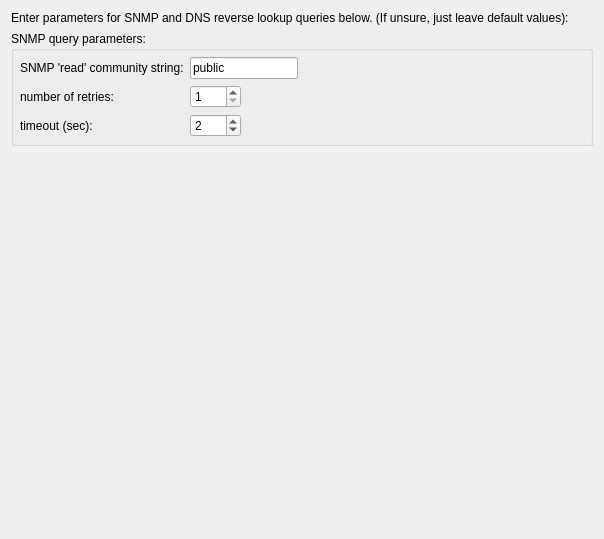
<?xml version="1.0" encoding="UTF-8"?>
<ui version="4.0">
 <class>ND_SNMPParametersPage_q</class>
 <widget class="QWizardPage" name="ND_SNMPParametersPage_q">
  <property name="geometry">
   <rect>
    <x>0</x>
    <y>0</y>
    <width>604</width>
    <height>539</height>
   </rect>
  </property>
  <property name="windowTitle">
   <string>WizardPage</string>
  </property>
  <layout class="QGridLayout" name="gridLayout">
   <item row="0" column="0">
    <widget class="QLabel" name="textLabel11">
     <property name="text">
      <string>Enter parameters for SNMP and DNS reverse lookup queries below. (If unsure, just leave default values):</string>
     </property>
     <property name="alignment">
      <set>Qt::AlignmentFlag::AlignVCenter</set>
     </property>
     <property name="wordWrap">
      <bool>true</bool>
     </property>
    </widget>
   </item>
   <item row="1" column="0">
    <widget class="QGroupBox" name="buttonGroup5">
     <property name="title">
      <string>SNMP query parameters:</string>
     </property>
     <layout class="QGridLayout">
      <property name="margin" stdset="0">
       <number>6</number>
      </property>
      <item row="0" column="0">
       <widget class="QLabel" name="textLabel12">
        <property name="text">
         <string>SNMP 'read' community string:</string>
        </property>
        <property name="wordWrap">
         <bool>false</bool>
        </property>
       </widget>
      </item>
      <item row="1" column="0">
       <widget class="QLabel" name="textLabel13">
        <property name="text">
         <string>number of retries:</string>
        </property>
        <property name="wordWrap">
         <bool>false</bool>
        </property>
       </widget>
      </item>
      <item row="2" column="0">
       <widget class="QLabel" name="textLabel14">
        <property name="text">
         <string>timeout (sec):</string>
        </property>
        <property name="wordWrap">
         <bool>false</bool>
        </property>
       </widget>
      </item>
      <item row="1" column="1">
       <widget class="QSpinBox" name="snmpRetries">
        <property name="minimum">
         <number>1</number>
        </property>
        <property name="value">
         <number>1</number>
        </property>
       </widget>
      </item>
      <item row="2" column="1">
       <widget class="QSpinBox" name="snmpTimeout">
        <property name="minimum">
         <number>1</number>
        </property>
        <property name="value">
         <number>2</number>
        </property>
       </widget>
      </item>
      <item row="0" column="1" colspan="2">
       <widget class="QLineEdit" name="snmpCommunity">
        <property name="text">
         <string>public</string>
        </property>
       </widget>
      </item>
      <item row="0" column="3">
       <spacer>
        <property name="orientation">
         <enum>Qt::Orientation::Horizontal</enum>
        </property>
        <property name="sizeType">
         <enum>QSizePolicy::Policy::Expanding</enum>
        </property>
        <property name="sizeHint" stdset="0">
         <size>
          <width>190</width>
          <height>20</height>
         </size>
        </property>
       </spacer>
      </item>
      <item row="1" column="2" colspan="2">
       <spacer>
        <property name="orientation">
         <enum>Qt::Orientation::Horizontal</enum>
        </property>
        <property name="sizeType">
         <enum>QSizePolicy::Policy::Expanding</enum>
        </property>
        <property name="sizeHint" stdset="0">
         <size>
          <width>250</width>
          <height>20</height>
         </size>
        </property>
       </spacer>
      </item>
      <item row="2" column="2" colspan="2">
       <spacer>
        <property name="orientation">
         <enum>Qt::Orientation::Horizontal</enum>
        </property>
        <property name="sizeType">
         <enum>QSizePolicy::Policy::Expanding</enum>
        </property>
        <property name="sizeHint" stdset="0">
         <size>
          <width>250</width>
          <height>20</height>
         </size>
        </property>
       </spacer>
      </item>
     </layout>
    </widget>
   </item>
   <item row="2" column="0">
    <widget class="QLabel" name="snmpcommunity_message">
     <property name="text">
      <string/>
     </property>
     <property name="wordWrap">
      <bool>false</bool>
     </property>
    </widget>
   </item>
   <item row="3" column="0">
    <spacer name="spacer">
     <property name="orientation">
      <enum>Qt::Orientation::Vertical</enum>
     </property>
     <property name="sizeType">
      <enum>QSizePolicy::Policy::Expanding</enum>
     </property>
     <property name="sizeHint" stdset="0">
      <size>
       <width>20</width>
       <height>199</height>
      </size>
     </property>
    </spacer>
   </item>
  </layout>
 </widget>
 <resources/>
 <connections/>
</ui>
